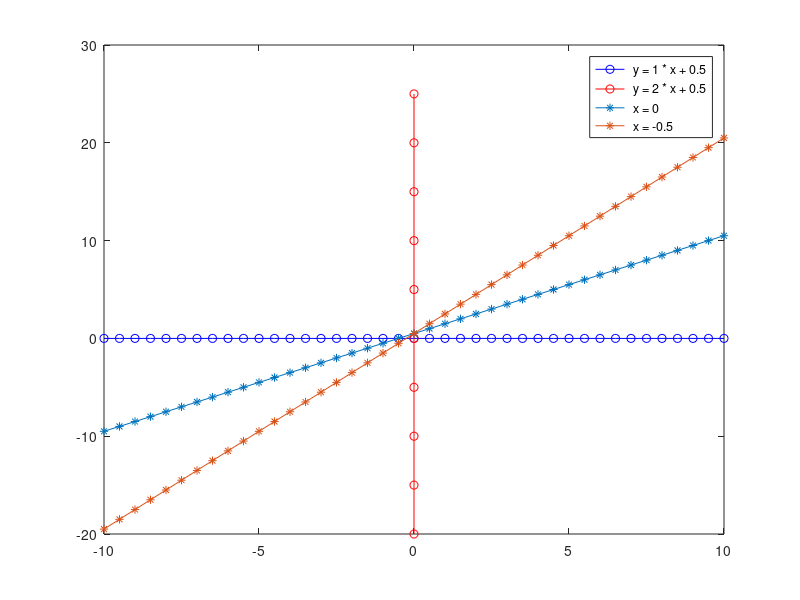

Recreate this plot in MATLAB.

x = [ -10: 0.5: 10 ];

m = 1;
b = 0.5;
y = 0 * x
plot( x, y, '-bo' )
hold on;

y = [ -20: 5: 25 ];
x = 0 * y
plot( x, y, '-ro' )
hold on;

x = [ -10: 0.5: 10 ];

m = 1;
b = 0.5;
y = m * x + b;
plot( x, y, '-*' )
hold on;

m = 2
y = m * x + b;
plot( x, y, '-*' )
hold on;

legend(' y = 1 * x + 0.5 ', ' y = 2 * x + 0.5 ', ' x = 0 ', ' x = -0.5', ' y = 0 ', ' y = -0.5' )
